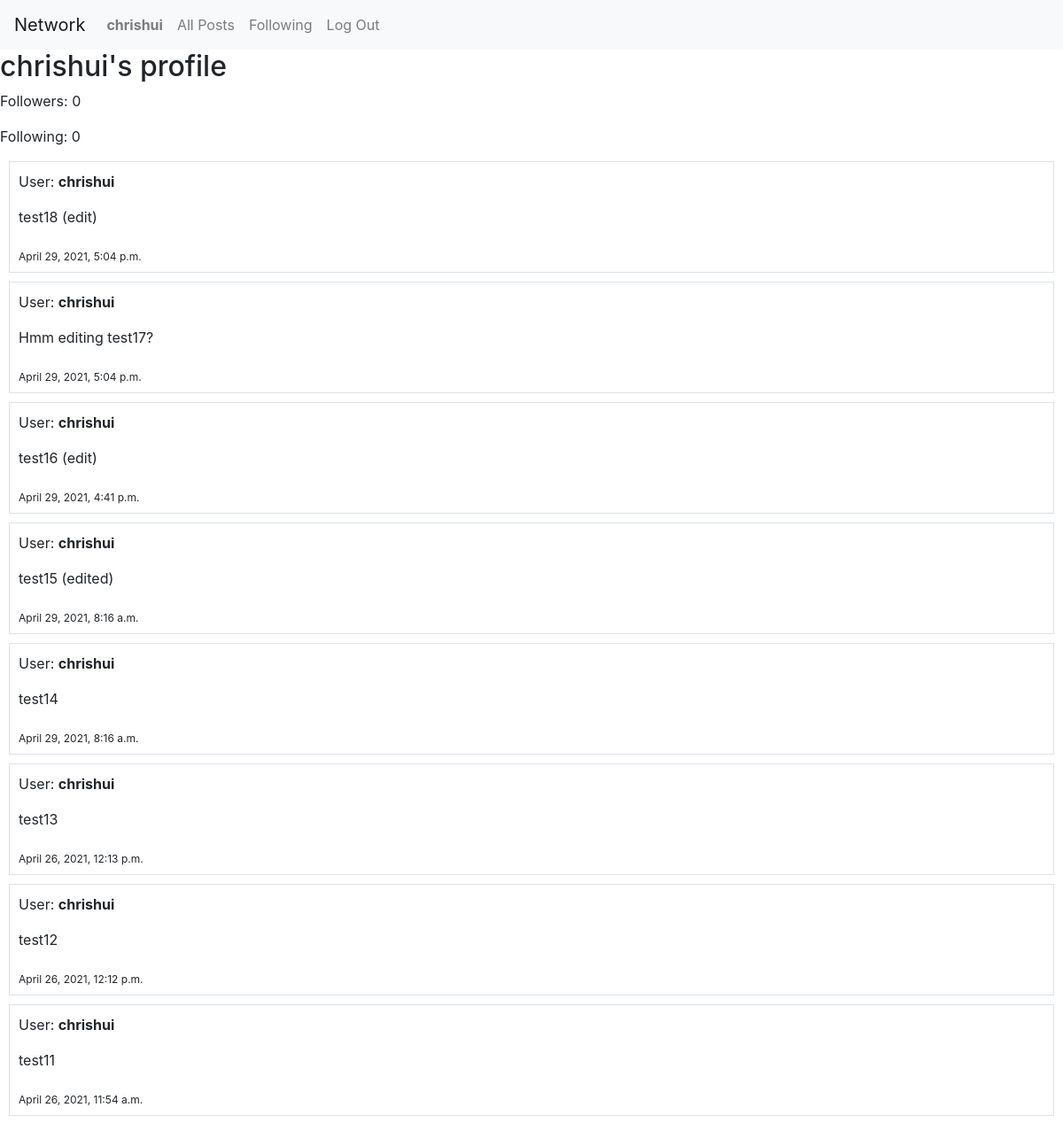
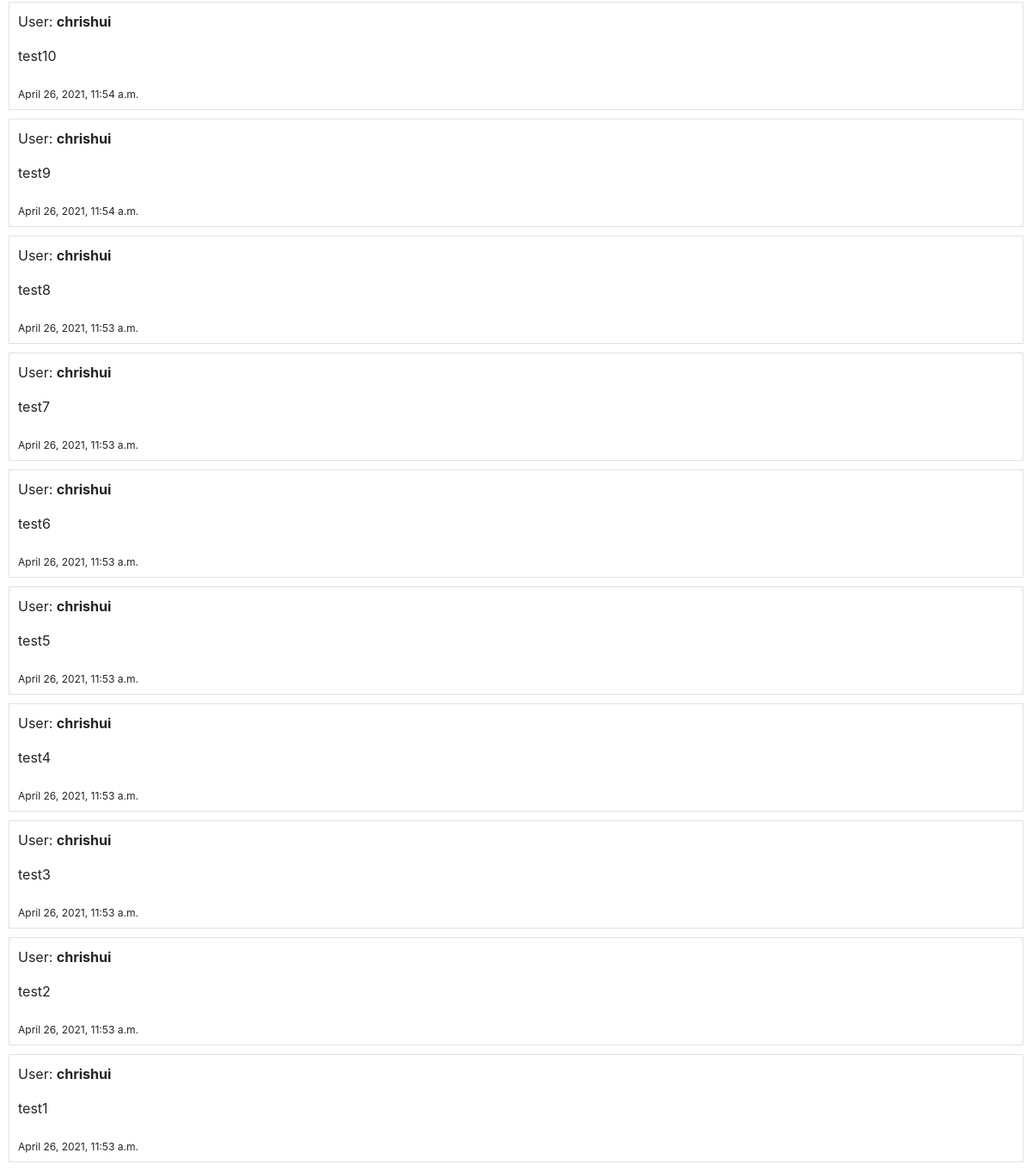
/profile/1 (signed in), run on the app's committed database (2 pictures, top to bottom).
### network/models.py (models this page shows, shortened)
class User(AbstractUser):
    pass

class TimeStampMixin(models.Model):
    created_at = models.DateTimeField(auto_now_add=True)
    updated_at = models.DateTimeField(auto_now=True)
    class Meta:
        abstract = True

class Post(TimeStampMixin):
    user = models.ForeignKey(User, on_delete=models.CASCADE)
    content = models.CharField(max_length = 64)

### network/views.py (the view)
# urls.py: path("profile/<int:user_id>", views.profile, name="profile"),
def profile(request, user_id):
    target_user = User.objects.get(id=user_id)
    user = request.user
    posts_chronological = []
    for object in Post.objects.filter(user=target_user):
        posts_chronological.insert(0,object)
    following_check = Profile.objects.filter(user=user, following=target_user).exists()
    following_count = len(Profile.objects.filter(user=target_user).values('following'))
    followers_count = len(Profile.objects.filter(user=target_user).values('followers'))
    return render(request, "network/profile.html", {
        "posts": posts_chronological,
        "profile": target_user,
        "following_check": following_check,
        "following_count": following_count,
        "followers_count": followers_count,
    })

### network/templates/network/profile.html (shortened to what this page needs)
{% extends "network/layout.html" %}
{% block body %}
  <h2> {{ profile.username }}'s profile</h2>
  <p> Followers: {{followers_count}}</p>
  <p> Following: {{following_count}}</p>
  {% for post in posts %}
    <div class="border" style="margin: 10px; padding: 10px;">
      <p>User:  <b> {{ post.user }} </b></p>
      <p> {{ post.content }} </p>
      <sub> {{ post.created_at }}</sub>
    </div>
  {% endfor %}
{% endblock %}

### network/templates/network/layout.html (shortened to what this page needs)
{% load static %}
<!DOCTYPE html>
<html lang="en">
    <head>
        <link rel="stylesheet" href="https://stackpath.bootstrapcdn.com/bootstrap/4.4.1/css/bootstrap.min.css">
        <link href="{% static 'network/styles.css' %}" rel="stylesheet">
    </head>
    <body>
        <nav class="navbar navbar-expand-lg navbar-light bg-light">
            <a class="navbar-brand" href="#">Network</a>
            <div>
              <ul class="navbar-nav mr-auto">
                {% if user.is_authenticated %}
                    <li class="nav-item">
                        <a class="nav-link" href="{% url 'profile' user.id %}"><strong>{{ user.username }}</strong></a>
                    </li>
                {% endif %}
                <li class="nav-item">
                  <a class="nav-link" href="{% url 'index' %}">All Posts</a>
                </li>
                {% if user.is_authenticated %}
                    <li class="nav-item">
                        <a class="nav-link" href="{% url 'following' %}">Following</a>
                    </li>
                    <li class="nav-item">
                        <a class="nav-link" href="{% url 'logout' %}">Log Out</a>
                    </li>
                {% endif %}
              </ul>
            </div>
          </nav>
        <div class="body">
          {% block body %}
          {% endblock %}
        </div>
    </body>
</html>

### data on the page
User: username "chrishui"
Post: user "chrishui", content "test18 (edit)", created_at "April 29, 2021, 5:04 p.m."
Post: user "chrishui", content "Hmm editing test17?", created_at "April 29, 2021, 5:04 p.m."
Post: user "chrishui", content "test16 (edit)", created_at "April 29, 2021, 4:41 p.m."
Post: user "chrishui", content "test15 (edited)", created_at "April 29, 2021, 8:16 a.m."
Post: user "chrishui", content "test14", created_at "April 29, 2021, 8:16 a.m."
Post: user "chrishui", content "test13", created_at "April 26, 2021, 12:13 p.m."
Post: user "chrishui", content "test12", created_at "April 26, 2021, 12:12 p.m."
Post: user "chrishui", content "test11", created_at "April 26, 2021, 11:54 a.m."
Post: user "chrishui", content "test10", created_at "April 26, 2021, 11:54 a.m."
Post: user "chrishui", content "test9", created_at "April 26, 2021, 11:54 a.m."
Post: user "chrishui", content "test8", created_at "April 26, 2021, 11:53 a.m."
Post: user "chrishui", content "test7", created_at "April 26, 2021, 11:53 a.m."
Post: user "chrishui", content "test6", created_at "April 26, 2021, 11:53 a.m."
Post: user "chrishui", content "test5", created_at "April 26, 2021, 11:53 a.m."
Post: user "chrishui", content "test4", created_at "April 26, 2021, 11:53 a.m."
Post: user "chrishui", content "test3", created_at "April 26, 2021, 11:53 a.m."
Post: user "chrishui", content "test2", created_at "April 26, 2021, 11:53 a.m."
Post: user "chrishui", content "test1", created_at "April 26, 2021, 11:53 a.m."

### other printed values
{{ followers_count }} "0"
{{ following_count }} "0"
